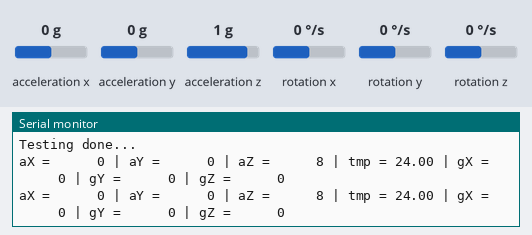
Bench run of a sketch on a simulated Arduino Uno, built with avr-gcc and run on an emulated ATmega328P. Shown: the last lines printed to the serial monitor. Wiring (inferred from the names in the program): MPU-6050 motion sensor at I2C address 0x68. Inputs (shaded band) come from the test bench; at power-on: acceleration x 0 g, acceleration y 0 g, acceleration z 1 g, rotation x 0 °/s, rotation y 0 °/s, rotation z 0 °/s. Storage starts empty.

Above: at 2.2 s.
2.3 s: acceleration x set to -1.4 g
At 4.0 s:
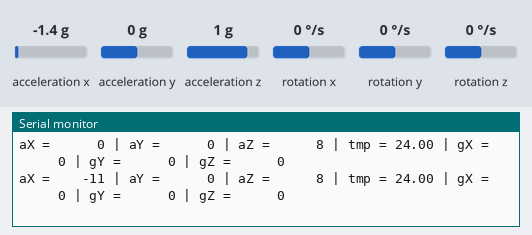
5.7 s: acceleration y set to -1.4 g
At 7.2 s:
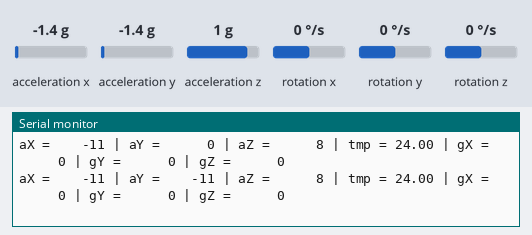
8.8 s: acceleration z set to -1.4 g
At 10.1 s:
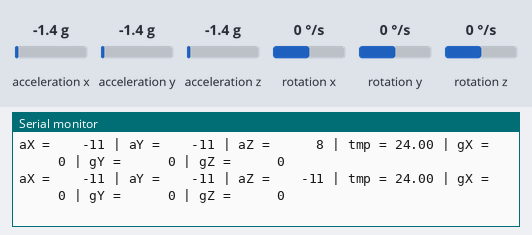
11.9 s: rotation x set to -192 °/s
At 13.0 s:
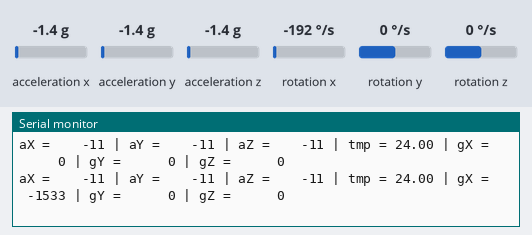
15.1 s: rotation y set to -192 °/s
At 16.6 s:
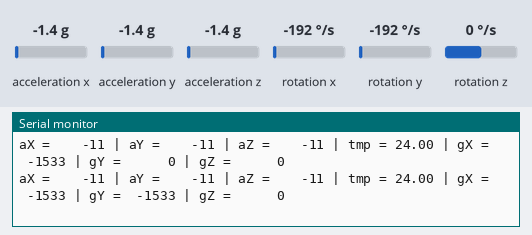
18.2 s: rotation z set to -192 °/s
At 19.7 s:
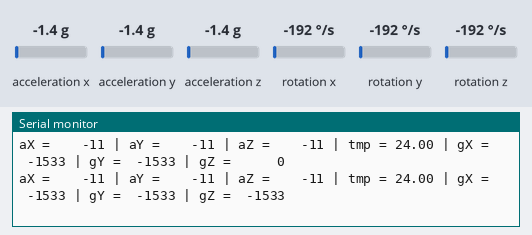

The sketch:

sketch_nov10a.ino
```cpp
// (c) Michael Schoeffler 2017, http://www.mschoeffler.de

#include "Wire.h" // This library allows you to communicate with I2C devices.
#include <SD.h>
#include <SPI.h>


const int MPU_ADDR = 0x68; // I2C address of the MPU-6050. If AD0 pin is set to HIGH, the I2C address will be 0x69.

int16_t accelerometer_x, accelerometer_y, accelerometer_z; // variables for accelerometer raw data
int16_t gyro_x, gyro_y, gyro_z; // variables for gyro raw data
int16_t temperature; // variables for temperature data

char tmp_str[7]; // temporary variable used in convert function

char* convert_int16_to_str(int16_t i) { // converts int16 to string. Moreover, resulting strings will have the same length in the debug monitor.
  sprintf(tmp_str, "%6d", i);
  return tmp_str;
}

File test;

void setup() {
  Serial.begin(9600);

//test if wiring is correct
  if (!SD.begin(4)) {
    Serial.println("init failed..");
    while (1);
  }
  Serial.println("init ok");
  SD.remove("testing.txt");

  if (SD.exists("testing.txt")) {
    Serial.println("Yes that is exist..");
  } else {
    Serial.println("Nope there is not..");
    Serial.println("Creating file..");
    test = SD.open("testing.txt", FILE_WRITE);
    Serial.println("File Created");
    test.close();
    delay(1000);
  Serial.println("Testing done...");
  }

  Wire.begin();
  Wire.beginTransmission(MPU_ADDR); // Begins a transmission to the I2C slave (GY-521 board)
  Wire.write(0x6B); // PWR_MGMT_1 register
  Wire.write(0); // set to zero (wakes up the MPU-6050)
  Wire.endTransmission(true);
}
void loop() {
  Wire.beginTransmission(MPU_ADDR);
  Wire.write(0x3B); // starting with register 0x3B (ACCEL_XOUT_H) [MPU-6000 and MPU-6050 Register Map and Descriptions Revision 4.2, p.40]
  Wire.endTransmission(false); // the parameter indicates that the Arduino will send a restart. As a result, the connection is kept active.
  Wire.requestFrom(MPU_ADDR, 7*2, true); // request a total of 7*2=14 registers

  // "Wire.read()<<8 | Wire.read();" means two registers are read and stored in the same variable
  accelerometer_x = Wire.read()<<8 | Wire.read(); // reading registers: 0x3B (ACCEL_XOUT_H) and 0x3C (ACCEL_XOUT_L)
  accelerometer_y = Wire.read()<<8 | Wire.read(); // reading registers: 0x3D (ACCEL_YOUT_H) and 0x3E (ACCEL_YOUT_L)
  accelerometer_z = Wire.read()<<8 | Wire.read(); // reading registers: 0x3F (ACCEL_ZOUT_H) and 0x40 (ACCEL_ZOUT_L)
  temperature = Wire.read()<<8 | Wire.read(); // reading registers: 0x41 (TEMP_OUT_H) and 0x42 (TEMP_OUT_L)
  gyro_x = Wire.read()<<8 | Wire.read(); // reading registers: 0x43 (GYRO_XOUT_H) and 0x44 (GYRO_XOUT_L)
  gyro_y = Wire.read()<<8 | Wire.read(); // reading registers: 0x45 (GYRO_YOUT_H) and 0x46 (GYRO_YOUT_L)
  gyro_z = Wire.read()<<8 | Wire.read(); // reading registers: 0x47 (GYRO_ZOUT_H) and 0x48 (GYRO_ZOUT_L)

  accelerometer_x = accelerometer_x / 2048;
  accelerometer_y = accelerometer_y / 2048;
  accelerometer_z = accelerometer_z / 2048;
  gyro_x = gyro_x / 16.4;
  gyro_y = gyro_y / 16.4;
  gyro_z = gyro_z / 16.4;

  String SaX = (String)accelerometer_x;
  String SaY = (String)accelerometer_y;
  String SaZ = (String)accelerometer_z;
  String ST = (String)temperature;
  String SgX = (String)gyro_x;
  String SgY = (String)gyro_y;
  String SgZ = (String)gyro_z;

  // print out data
  Serial.print("aX = "); Serial.print(convert_int16_to_str(accelerometer_x));
  Serial.print(" | aY = "); Serial.print(convert_int16_to_str(accelerometer_y));
  Serial.print(" | aZ = "); Serial.print(convert_int16_to_str(accelerometer_z));
  // the following equation was taken from the documentation [MPU-6000/MPU-6050 Register Map and Description, p.30]
  Serial.print(" | tmp = "); Serial.print(temperature/340.00+36.53);
  Serial.print(" | gX = "); Serial.print(convert_int16_to_str(gyro_x));
  Serial.print(" | gY = "); Serial.print(convert_int16_to_str(gyro_y));
  Serial.print(" | gZ = "); Serial.print(convert_int16_to_str(gyro_z));
  Serial.println();

  test = SD.open("testing.txt", FILE_WRITE);
  test.print("aX = "); test.print(convert_int16_to_str(accelerometer_x));
  test.print(" | aY = "); test.print(convert_int16_to_str(accelerometer_y));
  test.print(" | aZ = "); test.print(convert_int16_to_str(accelerometer_z));
  // the following equation was taken from the documentation [MPU-6000/MPU-6050 Register Map and Description, p.30]
  test.print(" | tmp = "); test.print(temperature/340.00+36.53);
  test.print(" | gX = "); test.print(convert_int16_to_str(gyro_x));
  test.print(" | gY = "); test.print(convert_int16_to_str(gyro_y));
  test.print(" | gZ = "); test.print(convert_int16_to_str(gyro_z));
  test.println();

  test.close();


  // delay
  delay(1000);
}
```

Measured:
- after the input at 2.3 s, the serial monitor: prints a new line after 0.85 s (image 1)
- after the input at 5.7 s, the serial monitor: prints a new line after 0.60 s (image 2)
- after the input at 8.8 s, the serial monitor: prints a new line after 0.65 s (image 3)
- after the input at 11.9 s, the serial monitor: prints a new line after 0.70 s (image 4)
- after the input at 15.1 s, the serial monitor: prints a new line after 0.65 s (image 5)
- after the input at 18.2 s, the serial monitor: prints a new line after 0.69 s (image 6)
